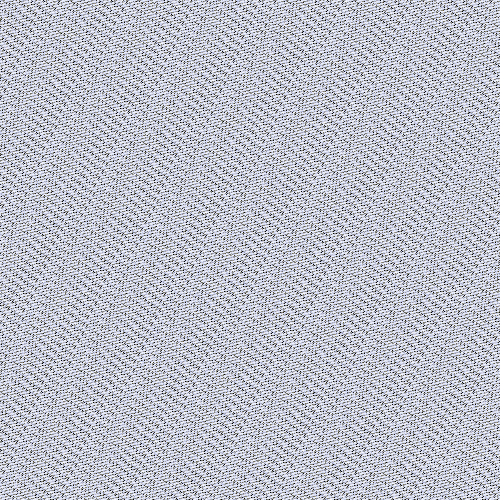
%> input picture LabSper/Arnold/b8_62.png, 500 x 500 px
$ octave definitivo.m   (GNU Octave 9; MATLAB toolbox functions it lacks are replaced by stand-ins)
%> lines starting %> are read from the running program, lines starting %| are printed output that depends on the picture
%> further down, A is the input picture: size 500x500x3 uint8; mean R, G, B 185.2, 187.5, 198.1
### LabSper/Arnold/arnold_cat1.m
function b = arnold_cat1(a,k, M)
%> called with k = 62, M = [4 497; 495 4]
% versione vettoriale della trasformazione di Arnold
	s = size(a); m = s(1); b = a;
%> after `s = size(a)`: s = [500 500 3]
%> after `m = s(1)`: m = 500
	% calcola la matrice P = M^k mod m
	P=eye(2);
	for j=1:k
		P = mod(M*P, m);
	end
%> after the loop, P = [331 456; 260 331]
	% crea una matrice S le cui colonne sono tutte le coppie
	% di indici (i,j) con l’ordinamento "per colonne" e con
	% origine degli indici in 0
	S = [kron(ones(1,m),[0:m-1]);kron([0:m-1],ones(1,m))];
	% trasforma simultaneamente le colonne con la matrice P
	T = mod(P*S,m);
	vt = T(2,:)*m + T(1,:) + 1;
	vt = reshape(vt,[m,m]);
	col = 1;
	if length(s) == 3 && s(3)==3
		col = 3;
	end
	for j=1:col
		F = a(:,:,j);
		F(vt) = F;
		b(:,:,j) = F;
	end
%> this loop made 3 passes
%> pass 1, in arnold_cat1, `F = a(:,:,j);`:
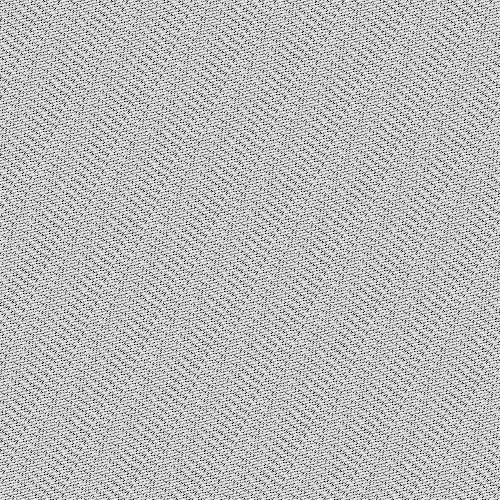
%> F: size 500x500 uint8; min 0, max 255, mean 185.2
%> pass 3, in arnold_cat1, `F = a(:,:,j);`:
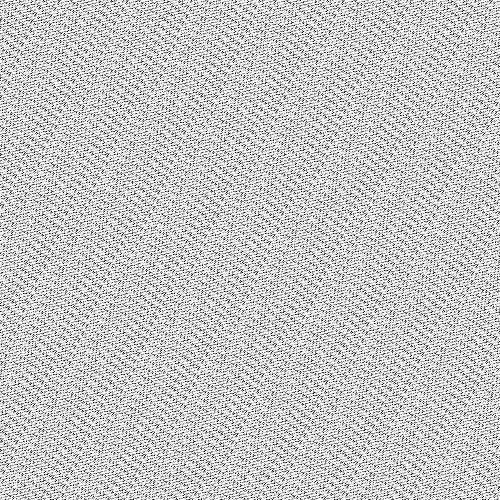
%> F: size 500x500 uint8; min 0, max 255, mean 198.1
%> after the loop:
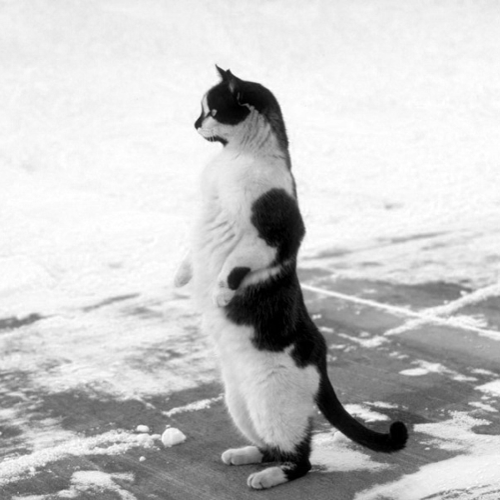
%> F: size 500x500 uint8; min 0, max 255, mean 198.1; mean of the top-left, top-right, bottom-left and bottom-right quarters 233.9, 228.4, 185.7, 144.5
%> after the loop:
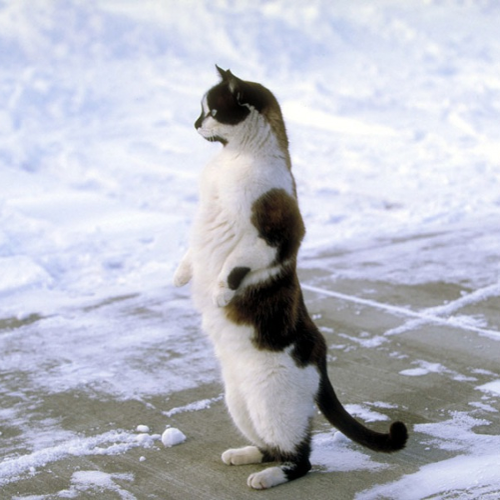
%> b: size 500x500x3 uint8; mean R, G, B 185.2, 187.5, 198.1; mean of the top-left, top-right, bottom-left and bottom-right quarters 223, 219.9, 178.7, 139.5
end

### LabSper/Arnold/definitivo.m
%definitivo
A= imread('b8_62.png'); %k iterate
b=arnold_cat1(A,62, [4,497;495,4]);
imwrite(b, 'Gori.png')
